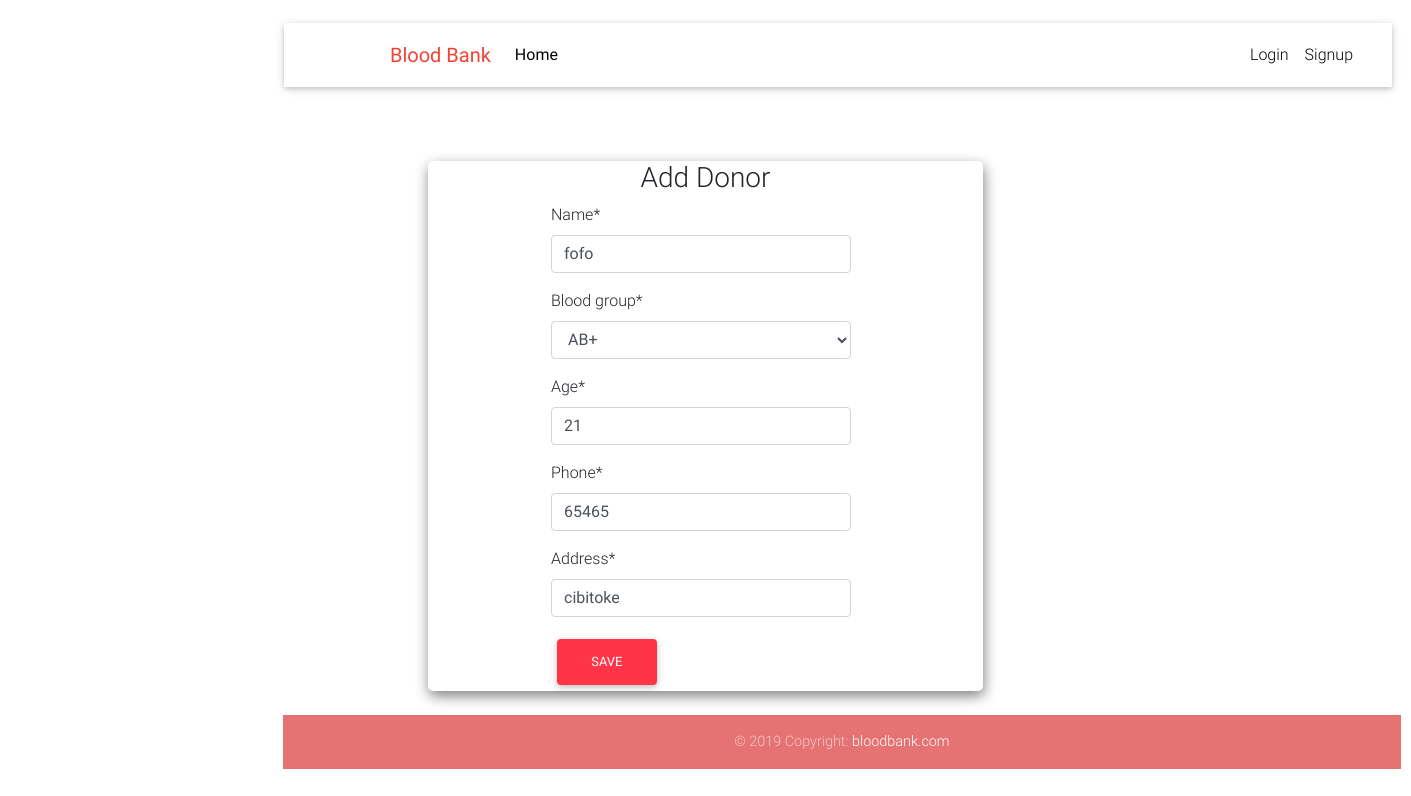
The app's page /donor_update/6/ with its own data.
### app/models.py (models this page shows, shortened)
class Donor(models.Model):
    name = models.CharField(max_length=100)
    age = models.IntegerField()
    blood_group = models.ForeignKey(Item, on_delete = models.CASCADE)
    phone = models.CharField(max_length=100)
    address = models.CharField(max_length=100)

### app/views.py (the view)
# urls.py: path('donor_update/<int:pk>/', DonorUpdateView.as_view(), name='donor_update'),
class DonorUpdateView(UpdateView):
    model = Donor
    template_name = 'new_donor.html'
    fields = ['name', 'blood_group', 'age' , 'phone', 'address']
    success_url = reverse_lazy('donor_list')

### app/models.py (called while the page is built)
    def __str__(self):
        return self.title

### templates/new_donor.html (shortened to what this page needs)
{% extends 'base.html' %}
{% load crispy_forms_tags %}
{% block content %}
 <main class="mt-5 pt-4">
  <div class="container">
    <section class=" mb-4 col-6 col-md-6 offset-3" style="box-shadow: 1px 5px 14px 0px gray; border-radius: 5px;margin-top: 89px;">
<h3 class="text-center">Add Donor</h3>
      <form  method="POST" action="{% url 'new_donor' %}" style="width: 300px;margin-left: 108px;">
        {{ form|crispy }}
        <button class="btn btn-danger  rounded" type="submit">Save</button>
      </form>
    </section>
  </div>
</main>
{% endblock content %}

### templates/base.html (style rules this page uses)
html, body, header, .carousel { height: 60vh; }

### records on screen
Donor: name "fofo", blood_group "AB+", age "21", phone "65465", address "cibitoke"
